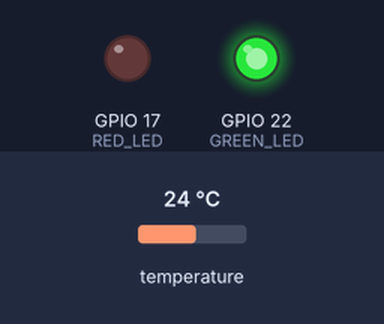
This sketch was run on a simulated ESP32. Parts: output pins drawn as LEDs (lit = HIGH). The test bench sets the inputs (shaded band); at power-on: temperature 24 °C. What the sketch prints to the serial monitor is not drawn.

Above: at 0.1 s.
Timing chart, 0 to 1.6 s (numbered marks = the images above):
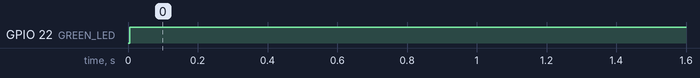

Measured:
- by itself, GPIO 22 (GREEN_LED): LOW → HIGH at 0.01 s

The sketch:

esp32_1.ino
```cpp
#include "DHT22.h"
#include "WiFi.h"
#include "esp_now.h"

#define GREEN_LED 22
#define RED_LED 17
#define PIN_SENSOR 4

uint8_t peer_addMAC[] {0x3c, 0x8a, 0x1f, 0xb9, 0xdb, 0x78};

uint8_t time_passed = -2;

typedef struct
{
  float temp;
  uint8_t time;
} DATA_SENT;

DATA_SENT myData;
DHT22 sensor(PIN_SENSOR);
esp_now_peer_info_t peerInfo;

void OnDataSent(const uint8_t *peer_addMAC, esp_now_send_status_t status)
{
  Serial.println(status == ESP_NOW_SEND_SUCCESS ? "Succès" : "Échec");
}

void setup()
{
  Serial.begin(115200);
  WiFi.mode(WIFI_STA);
  if (esp_now_init() != ESP_OK)
  {
      Serial.println("Erreur ESP-NOW");
      while(1); // pour éviter d'aller plus loin en attendant un reset
  }
  esp_now_register_send_cb(OnDataSent);

  memcpy(peerInfo.peer_addr, peer_addMAC, 6);
  peerInfo.channel = 0;
  peerInfo.encrypt = false;

  if (esp_now_add_peer(&peerInfo) != ESP_OK)
  {
      Serial.println("Échec d'ajout du peer");
      while(1); // pour éviter d'aller plus loin en attendant un reset
  }

  pinMode(GREEN_LED, OUTPUT);
  pinMode(RED_LED, OUTPUT);

  digitalWrite(GREEN_LED, LOW);
  digitalWrite(RED_LED, LOW);
}

void loop()
{
  time_passed = time_passed + 2;
  digitalWrite(GREEN_LED, LOW);
  digitalWrite(RED_LED, LOW);

  myData.temp = sensor.getTemperature(); // True pour avoir les degrés en Celsius -> fait par défaut
  myData.time = time_passed + 2;

  esp_err_t result = esp_now_send(peer_addMAC, (uint8_t *)&myData, sizeof(myData));

  if (result == ESP_OK)
  {
    Serial.println("Données envoyées !");
    digitalWrite(GREEN_LED, HIGH);
  }
  else
  {
    Serial.println("Échec d'envoi");
    digitalWrite(RED_LED, HIGH);
  }

  delay(2000);
}
```
